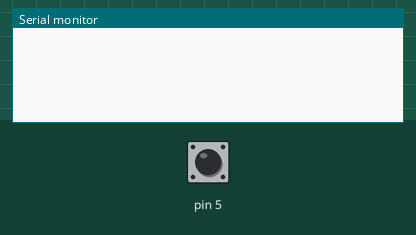
A sketch run on a simulated Arduino Uno, built with avr-gcc and run on an emulated ATmega328P. On the bench: the last lines printed to the serial monitor. Inputs (shaded band) come from the test bench; at power-on: pin 5 HIGH.

Above: at 1.2 s.
1.3 s: pin 5 pulled LOW for 0.15 s
At 2.2 s:
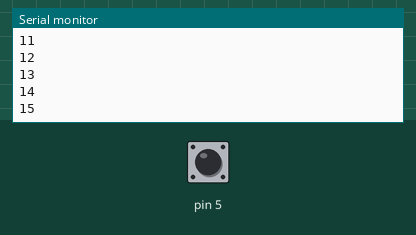
2.9 s: pin 5 pulled LOW for 1 s
At 4.7 s:
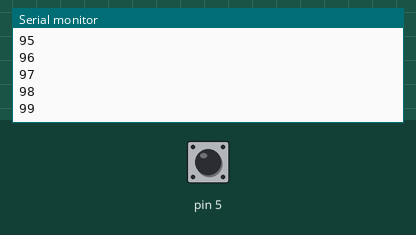
5.4 s: pin 5 pulled LOW for 3.2 s
At 9.5 s:
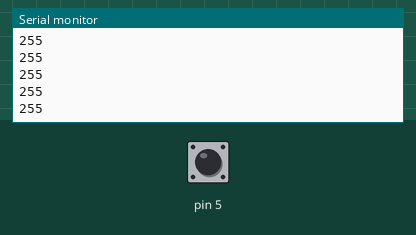
Timing chart, 0 to 11.0 s (numbered marks = the images above; inputs shaded):
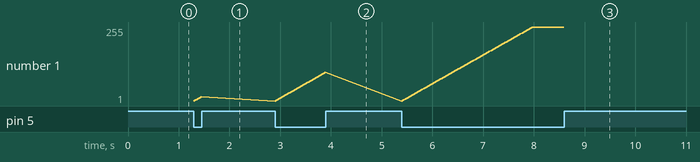

Measured:
- after the input at 1.3 s, the serial monitor: prints a new line at once (image 1)
- after the input at 2.9 s, the serial monitor: prints a new line after 0.15 s (image 2)
- plotted number 1: 15 → 99 after the input at 2.9 s

The sketch:

trapezoid.ino
```cpp
void setup() {
  // put your setup code here, to run once:
  pinMode(5, INPUT_PULLUP);
  Serial.begin(9600);
}

void loop() {
  // put your main code here, to run repeatedly:
  int input = 0;
  while (digitalRead(5) == LOW) {
    if (input < 255) {
      input += 1;
    }
    Serial.println(input);
    delay(10);
  }
}
```
